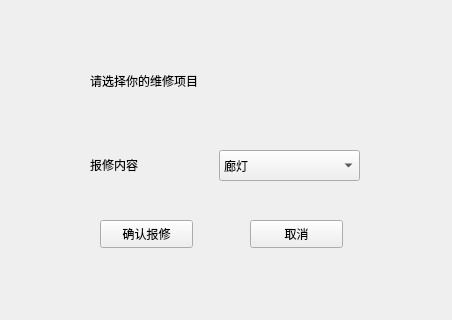
<?xml version="1.0" encoding="UTF-8"?>
<ui version="4.0">
 <class>addnewrepair</class>
 <widget class="QMainWindow" name="addnewrepair">
  <property name="geometry">
   <rect>
    <x>0</x>
    <y>0</y>
    <width>452</width>
    <height>320</height>
   </rect>
  </property>
  <property name="windowTitle">
   <string>MainWindow</string>
  </property>
  <widget class="QWidget" name="centralwidget">
   <widget class="QLabel" name="label">
    <property name="geometry">
     <rect>
      <x>90</x>
      <y>50</y>
      <width>271</width>
      <height>61</height>
     </rect>
    </property>
    <property name="styleSheet">
     <string notr="true">font: 18pt &quot;黑体&quot;;</string>
    </property>
    <property name="text">
     <string>请选择你的维修项目</string>
    </property>
   </widget>
   <widget class="QComboBox" name="comboBox">
    <property name="geometry">
     <rect>
      <x>219</x>
      <y>150</y>
      <width>141</width>
      <height>31</height>
     </rect>
    </property>
    <property name="styleSheet">
     <string notr="true">font: 14pt &quot;黑体&quot;;</string>
    </property>
    <item>
     <property name="text">
      <string>廊灯</string>
     </property>
    </item>
    <item>
     <property name="text">
      <string>电视</string>
     </property>
    </item>
    <item>
     <property name="text">
      <string>冰箱</string>
     </property>
    </item>
    <item>
     <property name="text">
      <string>洗衣机</string>
     </property>
    </item>
    <item>
     <property name="text">
      <string>防水补漏</string>
     </property>
    </item>
    <item>
     <property name="text">
      <string>马桶堵塞</string>
     </property>
    </item>
   </widget>
   <widget class="QLabel" name="label_2">
    <property name="geometry">
     <rect>
      <x>90</x>
      <y>154</y>
      <width>101</width>
      <height>21</height>
     </rect>
    </property>
    <property name="styleSheet">
     <string notr="true">font: 14pt &quot;黑体&quot;;</string>
    </property>
    <property name="text">
     <string>报修内容</string>
    </property>
   </widget>
   <widget class="QPushButton" name="pushButton">
    <property name="geometry">
     <rect>
      <x>100</x>
      <y>220</y>
      <width>93</width>
      <height>28</height>
     </rect>
    </property>
    <property name="styleSheet">
     <string notr="true">font: 10pt &quot;黑体&quot;;</string>
    </property>
    <property name="text">
     <string>确认报修</string>
    </property>
   </widget>
   <widget class="QPushButton" name="pushButton_2">
    <property name="geometry">
     <rect>
      <x>250</x>
      <y>220</y>
      <width>93</width>
      <height>28</height>
     </rect>
    </property>
    <property name="styleSheet">
     <string notr="true">font: 10pt &quot;黑体&quot;;</string>
    </property>
    <property name="text">
     <string>取消</string>
    </property>
   </widget>
  </widget>
 </widget>
 <resources/>
 <connections/>
</ui>
